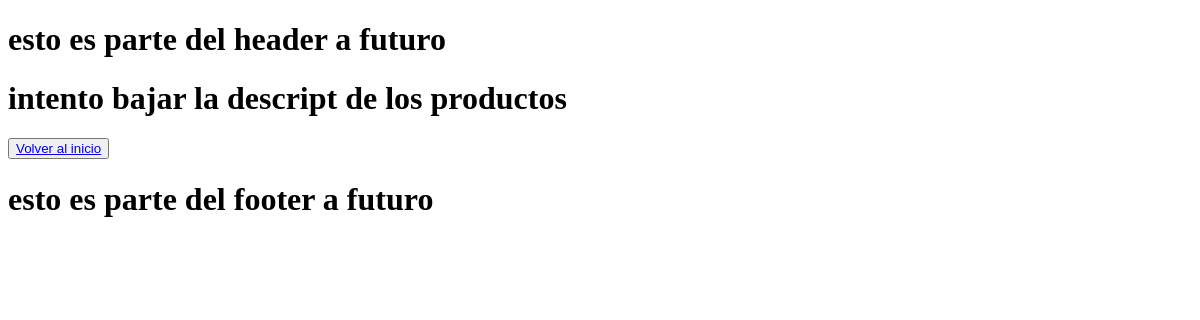
/products/, run on an earlier commit of the app's database.
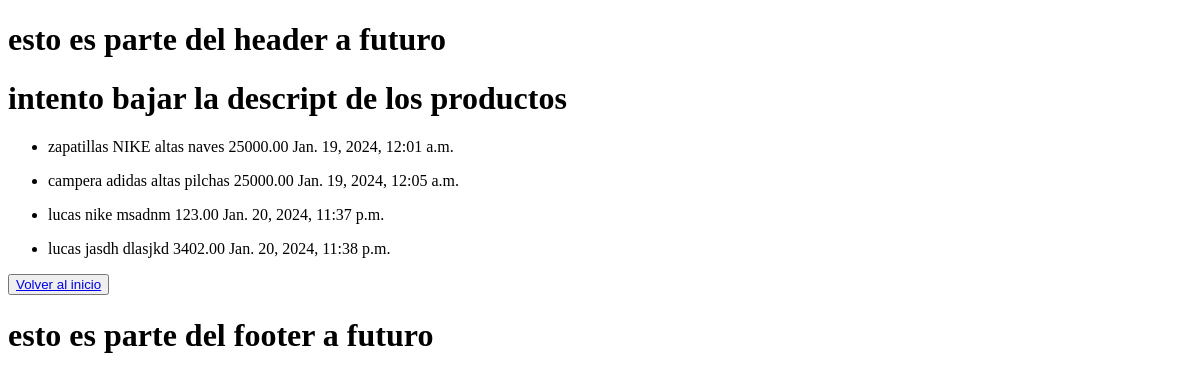
And on a later commit of the database.
### core/models.py (models this page shows, shortened)
class Producto(models.Model):
    nombre = models.CharField(max_length=30)
    marca = models.CharField(max_length=50)
    descripcion = models.TextField()
    precio = models.DecimalField(max_digits=10, decimal_places=2)
    fecha_creacion = models.DateTimeField(default=datetime.datetime.now)

### core/views.py (the view)
# urls.py: path("products/", views.product_list, name="products_list"),
def product_list(request):
    consulta = models.Producto.objects.all()
    contexto = {"products": consulta}
    return render(request, "core/products_list.html", contexto)

### core/templates/core/products_list.html
{% extends 'core/base.html' %}
{% block contenido %}
<h1> intento bajar la descript de los productos</h1>
    {% for product in products %}
        <ul>
            <li>
                {{ product.nombre }}
                {{ product.marca}}
                {{ product.descripcion }}
                {{ product.precio }}
                {{ product.fecha_creacion }}
            </li>
        </ul>
    {% endfor %}
    <button>   <a href="{% url 'index' %}">Volver al inicio</a>
    </button>
{% endblock contenido %}

### core/templates/core/base.html (shortened to what this page needs)
<!DOCTYPE html>
<html lang="es">
<head>
</head>
<header>
    <h1>esto es parte del header a futuro </h1>
</header>
<body>
    {% block contenido %}
    {% endblock contenido %}
</body>
<footer>
    <h1> esto es parte del footer a futuro </h1>
</footer>
</html>

What changed in the data, as far as the page shows it:
added Producto: nombre "zapatillas", marca "NIKE", descripcion "altas naves", precio "25000.00", fecha_creacion "Jan. 19, 2024, 12:01 a.m."
added Producto: nombre "campera", marca "adidas", descripcion "altas pilchas", precio "25000.00", fecha_creacion "Jan. 19, 2024, 12:05 a.m."
added Producto: nombre "lucas", marca "nike", descripcion "msadnm", precio "123.00", fecha_creacion "Jan. 20, 2024, 11:37 p.m."
added Producto: nombre "lucas", marca "jasdh", descripcion "dlasjkd", precio "3402.00", fecha_creacion "Jan. 20, 2024, 11:38 p.m."
